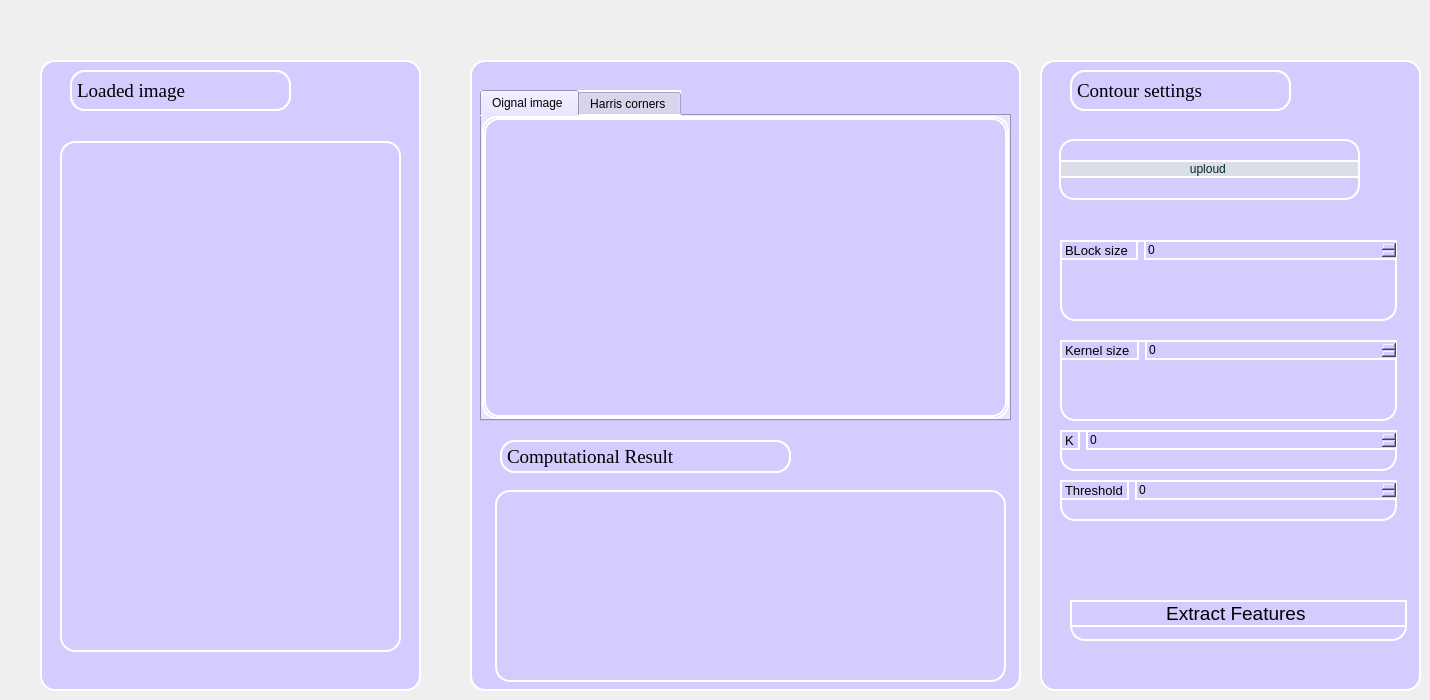
         <widget class="QWidget" name="tab_5">
          <attribute name="title">
           <string>Harris Option </string>
          </attribute>
          <widget class="QWidget" name="widget_4" native="true">
           <property name="geometry">
            <rect>
             <x>40</x>
             <y>60</y>
             <width>381</width>
             <height>631</height>
            </rect>
           </property>
           <property name="sizePolicy">
            <sizepolicy hsizetype="Expanding" vsizetype="Expanding">
             <horstretch>200</horstretch>
             <verstretch>200</verstretch>
            </sizepolicy>
           </property>
           <property name="styleSheet">
            <string notr="true">background:rgb(212, 203, 255);
border-radius: 15px;
box-shadow : 0px 4px 20px rgba(0, 0, 0, 0.6);
border : 2px solid rgb(255, 255, 255); </string>
           </property>
           <widget class="QGraphicsView" name="graphicsView_5">
            <property name="geometry">
             <rect>
              <x>20</x>
              <y>81</y>
              <width>341</width>
              <height>511</height>
             </rect>
            </property>
           </widget>
           <widget class="QWidget" name="horizontalLayoutWidget_6">
            <property name="geometry">
             <rect>
              <x>30</x>
              <y>10</y>
              <width>221</width>
              <height>41</height>
             </rect>
            </property>
            <layout class="QHBoxLayout" name="horizontalLayout_24">
             <item>
              <widget class="QLabel" name="label_40">
               <property name="font">
                <font>
                 <family>Georgia</family>
                 <pointsize>14</pointsize>
                </font>
               </property>
               <property name="text">
                <string>Loaded image</string>
               </property>
              </widget>
             </item>
            </layout>
           </widget>
          </widget>
          <widget class="QWidget" name="widget_5" native="true">
           <property name="geometry">
            <rect>
             <x>470</x>
             <y>60</y>
             <width>551</width>
             <height>631</height>
            </rect>
           </property>
           <property name="sizePolicy">
            <sizepolicy hsizetype="Expanding" vsizetype="Expanding">
             <horstretch>200</horstretch>
             <verstretch>200</verstretch>
            </sizepolicy>
           </property>
           <property name="styleSheet">
            <string notr="true">background:rgb(212, 203, 255);
border-radius: 15px;
box-shadow : 0px 4px 20px rgba(0, 0, 0, 0.6);
border : 2px solid rgb(255, 255, 255); </string>
           </property>
           <widget class="QTabWidget" name="tabharris">
            <property name="geometry">
             <rect>
              <x>10</x>
              <y>30</y>
              <width>531</width>
              <height>331</height>
             </rect>
            </property>
            <property name="whatsThis">
             <string>&lt;html&gt;&lt;head/&gt;&lt;body&gt;&lt;p&gt;orignal image&lt;/p&gt;&lt;/body&gt;&lt;/html&gt;</string>
            </property>
            <property name="accessibleName">
             <string/>
            </property>
            <property name="currentIndex">
             <number>0</number>
            </property>
            <widget class="QWidget" name="widget_6">
             <attribute name="title">
              <string>Oignal image </string>
             </attribute>
            </widget>
            <widget class="QWidget" name="tab_7">
             <attribute name="title">
              <string>Harris corners </string>
             </attribute>
            </widget>
           </widget>
           <widget class="QGraphicsView" name="graphicsView_3">
            <property name="geometry">
             <rect>
              <x>25</x>
              <y>430</y>
              <width>511</width>
              <height>192</height>
             </rect>
            </property>
           </widget>
           <widget class="QWidget" name="horizontalLayoutWidget_7">
            <property name="geometry">
             <rect>
              <x>30</x>
              <y>380</y>
              <width>291</width>
              <height>33</height>
             </rect>
            </property>
            <layout class="QHBoxLayout" name="horizontalLayout_25">
             <item>
              <widget class="QLabel" name="label_41">
               <property name="font">
                <font>
                 <family>Georgia</family>
                 <pointsize>14</pointsize>
                </font>
               </property>
               <property name="text">
                <string>Computational Result </string>
               </property>
              </widget>
             </item>
            </layout>
           </widget>
          </widget>
          <widget class="QWidget" name="widget_7" native="true">
           <property name="geometry">
            <rect>
             <x>1040</x>
             <y>60</y>
             <width>381</width>
             <height>631</height>
            </rect>
           </property>
           <property name="sizePolicy">
            <sizepolicy hsizetype="Expanding" vsizetype="Expanding">
             <horstretch>200</horstretch>
             <verstretch>200</verstretch>
            </sizepolicy>
           </property>
           <property name="styleSheet">
            <string notr="true">background:rgb(212, 203, 255);
border-radius: 15px;
box-shadow : 0px 4px 20px rgba(0, 0, 0, 0.6);
border : 2px solid rgb(255, 255, 255); </string>
           </property>
           <widget class="QWidget" name="horizontalLayoutWidget_8">
            <property name="geometry">
             <rect>
              <x>30</x>
              <y>10</y>
              <width>221</width>
              <height>41</height>
             </rect>
            </property>
            <layout class="QHBoxLayout" name="horizontalLayout_26">
             <item>
              <widget class="QLabel" name="label_42">
               <property name="font">
                <font>
                 <family>Georgia</family>
                 <pointsize>14</pointsize>
                </font>
               </property>
               <property name="text">
                <string>Contour settings </string>
               </property>
              </widget>
             </item>
            </layout>
           </widget>
           <widget class="QWidget" name="verticalLayoutWidget_3">
            <property name="geometry">
             <rect>
              <x>19</x>
              <y>79</y>
              <width>301</width>
              <height>61</height>
             </rect>
            </property>
            <layout class="QVBoxLayout" name="verticalLayout_19">
             <item>
              <widget class="QPushButton" name="pushButton_3">
               <property name="styleSheet">
                <string notr="true">font: italic 10pt &quot;Georgia&quot;;
background-color: rgb(57, 143, 252);
background-color: rgb(219,222,230);

color: rgb(255, 255, 255);
color: rgb(2, 39, 35);
buttoon-shadow: 2px 2px 5px rgb(0, 0, 0);
border-radius: 10px;</string>
               </property>
               <property name="text">
                <string>uploud </string>
               </property>
              </widget>
             </item>
            </layout>
           </widget>
           <widget class="QWidget" name="horizontalLayoutWidget_9">
            <property name="geometry">
             <rect>
              <x>20</x>
              <y>180</y>
              <width>337</width>
              <height>81</height>
             </rect>
            </property>
            <layout class="QFormLayout" name="formLayout">
             <item row="0" column="0">
              <widget class="QLabel" name="label_43">
               <property name="font">
                <font>
                 <pointsize>10</pointsize>
                </font>
               </property>
               <property name="text">
                <string>BLock size </string>
               </property>
              </widget>
             </item>
             <item row="0" column="1">
              <widget class="QSpinBox" name="spinBox"/>
             </item>
            </layout>
           </widget>
           <widget class="QWidget" name="horizontalLayoutWidget_10">
            <property name="geometry">
             <rect>
              <x>20</x>
              <y>280</y>
              <width>337</width>
              <height>81</height>
             </rect>
            </property>
            <layout class="QFormLayout" name="formLayout_2">
             <item row="0" column="0">
              <widget class="QLabel" name="label_44">
               <property name="font">
                <font>
                 <pointsize>10</pointsize>
                </font>
               </property>
               <property name="text">
                <string>Kernel size </string>
               </property>
              </widget>
             </item>
             <item row="0" column="1">
              <widget class="QSpinBox" name="spinBox_2"/>
             </item>
            </layout>
           </widget>
           <widget class="QWidget" name="horizontalLayoutWidget_11">
            <property name="geometry">
             <rect>
              <x>20</x>
              <y>370</y>
              <width>337</width>
              <height>41</height>
             </rect>
            </property>
            <layout class="QFormLayout" name="formLayout_3">
             <item row="0" column="0">
              <widget class="QLabel" name="label_45">
               <property name="font">
                <font>
                 <pointsize>10</pointsize>
                </font>
               </property>
               <property name="text">
                <string>K</string>
               </property>
              </widget>
             </item>
             <item row="0" column="1">
              <widget class="QSpinBox" name="spinBox_3"/>
             </item>
            </layout>
           </widget>
           <widget class="QWidget" name="horizontalLayoutWidget_12">
            <property name="geometry">
             <rect>
              <x>20</x>
              <y>420</y>
              <width>337</width>
              <height>41</height>
             </rect>
            </property>
            <layout class="QFormLayout" name="formLayout_4">
             <item row="0" column="0">
              <widget class="QLabel" name="label_46">
               <property name="font">
                <font>
                 <pointsize>10</pointsize>
                </font>
               </property>
               <property name="text">
                <string>Threshold</string>
               </property>
              </widget>
             </item>
             <item row="0" column="1">
              <widget class="QSpinBox" name="spinBox_4"/>
             </item>
            </layout>
           </widget>
           <widget class="QWidget" name="horizontalLayoutWidget_13">
            <property name="geometry">
             <rect>
              <x>30</x>
              <y>540</y>
              <width>337</width>
              <height>41</height>
             </rect>
            </property>
            <layout class="QFormLayout" name="formLayout_5">
             <item row="0" column="0" colspan="2">
              <widget class="QPushButton" name="pushButton_4">
               <property name="font">
                <font>
                 <pointsize>14</pointsize>
                </font>
               </property>
               <property name="text">
                <string>Extract Features </string>
               </property>
              </widget>
             </item>
            </layout>
           </widget>
          </widget>
         </widget>
